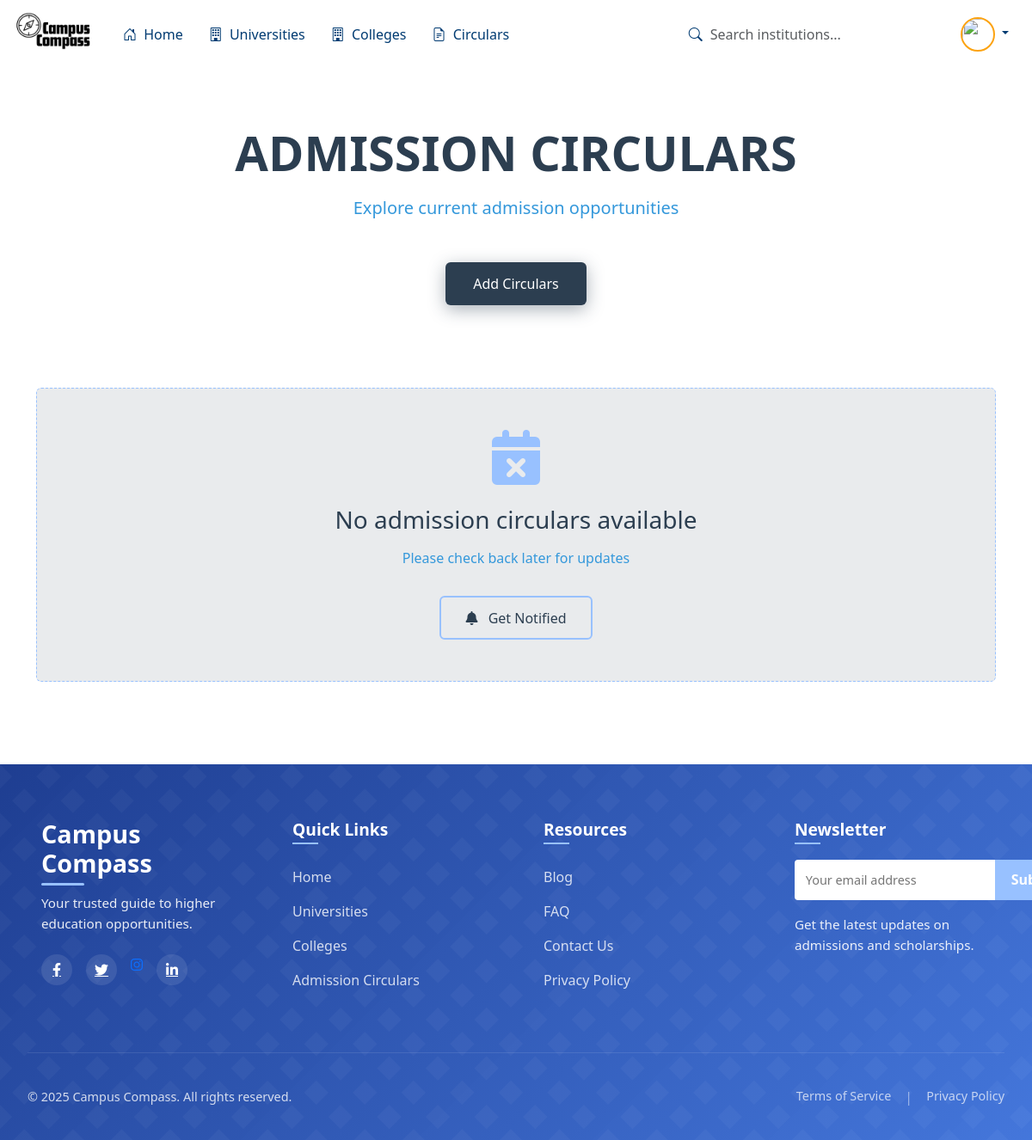
Before: /circulars/ with the older database file.
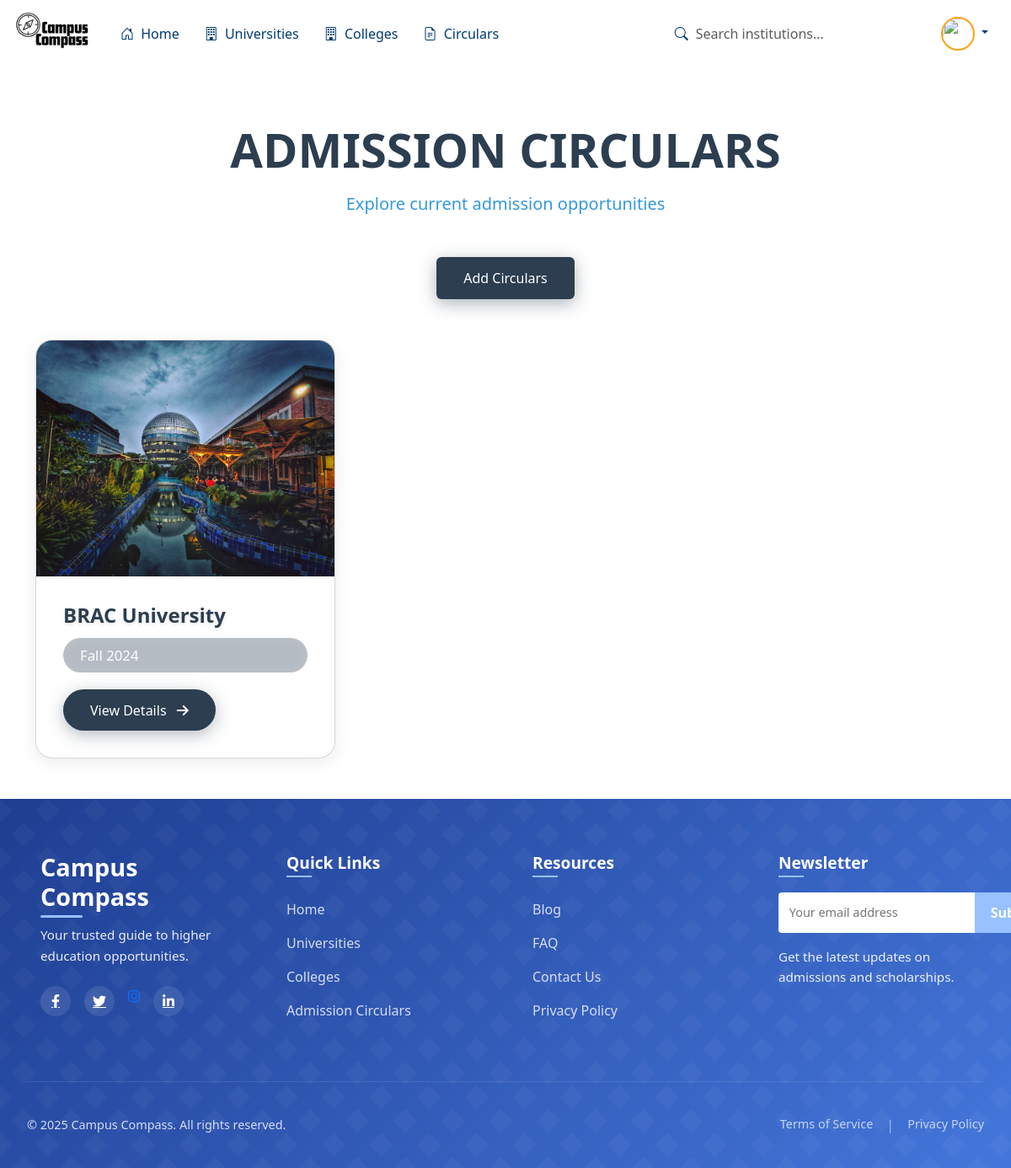
After: the same page with the newer database file.
### CC/models.py (models this page shows, shortened)
class InstituteInfo(models.Model):
    title = models.CharField(max_length=100)
    category = models.ForeignKey(Category, on_delete=models.CASCADE)
    description = models.TextField()
    location = models.CharField(max_length=100)
    nearby_hostels = models.CharField(max_length=100)
    rank = models.CharField(max_length=100)
    department = models.CharField(max_length=100)
    contact = models.TextField()
    status_choices = (
        ('Closed', 'Closed'),
        ('Apply', 'Apply')
    )
    status = models.CharField(max_length=50, choices=status_choices, default='Closed')

class InstituteImage(models.Model):
    institute = models.ForeignKey(InstituteInfo, on_delete=models.CASCADE, related_name="images")
    image = models.ImageField(upload_to='institutes/')

class Circular(models.Model):
    institute = models.ForeignKey(InstituteInfo, on_delete=models.CASCADE, related_name='circulars')
    title = models.CharField(max_length=200)
    image = models.ImageField(upload_to='circulars/')
    admission_period = models.CharField(max_length=100, default="Fall 2024")
    programs = models.TextField(default="Undergraduation")
    details = models.TextField()
    published_date = models.DateTimeField(default=timezone.now)
    is_active = models.BooleanField(default=True)

### CC/views.py (the view, shortened to what this page needs)
# urls.py: path('circulars/', CC_views.circulars, name='circulars'),
def circulars(request):
    has_is_active = hasattr(Circular, 'is_active')
    try:
        if has_is_active:
            institutes = InstituteInfo.objects.filter(circulars__is_active=True).distinct().prefetch_related('circulars')
        else:
            institutes = InstituteInfo.objects.filter(circulars__isnull=False).distinct().prefetch_related('circulars')
    except Exception as e:
        institutes = InstituteInfo.objects.filter(circulars__isnull=False).distinct().prefetch_related('circulars')
    return render(request, 'CC/circulars.html', {
        'institutes': institutes,
        'user': request.user,
        'has_is_active': has_is_active
    })

### Template/CC/circulars.html (shortened to what this page needs)
{% extends 'base.html' %}
{% load static %}
{% block content %}
<div id="particles-js"></div>
<div class="container py-5">
    <div class="text-center mb-5">
        <h1 class="display-4 fw-bold mb-3" style="color: var(--primary-blue);">
            ADMISSION CIRCULARS
        </h1>
        <p class="lead" style="color: var(--secondary-blue);">Explore current admission opportunities</p>
    </div>
    <div class="text-center mb-5">
        <a href="{% url 'upload_circular' %}" class="btn btn-primary">Add Circulars</a>
    </div>
    {% if institutes %}
    <div class="row g-4">
        {% for institute in institutes %}
            {% if institute.circulars.all %}
            {% with circular=institute.circulars.first %}
            <div class="col-md-6 col-lg-4">
                <div class="circular-card">
                    <div class="circular-image-container">
                        {% if institute.images.first %}
                        <img src="{{ institute.images.first.image.url }}" class="institute-image" alt="{{ institute.title }}">
                        {% else %}
                        <div class="h-100 d-flex align-items-center justify-content-center" style="background: var(--primary-blue);">
                            <i class="fas fa-image fa-3x text-white-50"></i>
                        </div>
                        {% endif %}
                    </div>
                    <div class="circular-content">
                        <h3 class="institute-title">{{ institute.title }}</h3>
                        <span class="admission-period">{{ circular.admission_period|default:"Admission Open" }}</span>
                        <button class="btn view-details-btn" data-bs-toggle="modal" data-bs-target="#circularModal{{ circular.id }}">
                            View Details <i class="fas fa-arrow-right ms-2"></i>
                        </button>
                    </div>
                </div>
            </div>
            {% endwith %}
            {% endif %}
        {% endfor %}
    </div>
    {% else %}
    <div class="text-center py-5">
        <div class="card" style="background: rgba(44, 62, 80, 0.1); border: 1px dashed var(--light-blue);">
            <div class="card-body py-5">
                <i class="fas fa-calendar-times fa-4x mb-4" style="color: var(--light-blue);"></i>
                <h3 class="mb-3" style="color: var(--primary-blue);">No admission circulars available</h3>
                <p style="color: var(--secondary-blue);">Please check back later for updates</p>
                <button class="btn btn-outline-light mt-3" style="border-color: var(--light-blue); color: var(--primary-blue);">
                    <i class="fas fa-bell me-2"></i> Get Notified
                </button>
            </div>
        </div>
    </div>
    {% endif %}
</div>
{% endblock %}

### Template/base.html (shortened to what this page needs)
<!DOCTYPE html>
<html lang="en">
<head>
    <link href="https://cdn.jsdelivr.net/npm/bootstrap@5.0.2/dist/css/bootstrap.min.css" rel="stylesheet">
        <link href="https://cdn.jsdelivr.net/npm/bootstrap@5.3.0/dist/css/bootstrap.min.css" rel="stylesheet">
        <link rel="stylesheet" href="https://cdn.jsdelivr.net/npm/bootstrap-icons@1.10.0/font/bootstrap-icons.css">
        <link rel="stylesheet" href="https://cdnjs.cloudflare.com/ajax/libs/font-awesome/6.4.0/css/all.min.css">
    <link rel="stylesheet" href="https://cdn.jsdelivr.net/npm/bootstrap-icons@1.10.0/font/bootstrap-icons.css">
    <link rel="stylesheet" href="https://cdnjs.cloudflare.com/ajax/libs/animate.css/4.1.1/animate.min.css">
        <link href="https://cdn.jsdelivr.net/npm/bootstrap@5.3.0/dist/css/bootstrap.min.css" rel="stylesheet">
        <link rel="stylesheet" href="https://cdn.jsdelivr.net/npm/bootstrap-icons@1.10.0/font/bootstrap-icons.css">
        <link rel="stylesheet" href="https://cdnjs.cloudflare.com/ajax/libs/animate.css/4.1.1/animate.min.css">
    {% load static %}
</head>
<body>
{% include 'navbar.html' %}
{% block content %}
{% endblock %}
</body>
{% include 'CC/footer.html' %}
</html>

### Template/navbar.html (shortened to what this page needs)
{% load static %}
<!DOCTYPE html>
<html lang="en">
<head>
    <link href="https://cdn.jsdelivr.net/npm/bootstrap@5.3.0/dist/css/bootstrap.min.css" rel="stylesheet">
    <link rel="stylesheet" href="https://cdn.jsdelivr.net/npm/bootstrap-icons@1.10.0/font/bootstrap-icons.css">
</head>
<body>
    <nav class="navbar navbar-expand-lg navbar-dark navbar-custom fixed-top">
        <div class="container-fluid">
            <a class="navbar-brand" href="{% url 'Home' %}">
                <img src="{% static 'Images/logo5.png' %}" alt="Campus Compass">
            </a>
            <div class="collapse navbar-collapse" id="navbarContent">
                <ul class="navbar-nav me-auto mb-2 mb-lg-0">
                    <li class="nav-item">
                        <a class="nav-link active" href="{% url 'Home' %}"><i class="bi bi-house-door me-1"></i> Home</a>
                    </li>
                    <li class="nav-item">
                        <a class="nav-link" href="{% url 'Universities' %}"><i class="bi bi-building me-1"></i> Universities</a>
                    </li>
                    <li class="nav-item">
                        <a class="nav-link" href="{% url 'Colleges' %}"><i class="bi bi-building me-1"></i> Colleges</a>
                    </li>
                    <li class="nav-item">
                        <a class="nav-link" href="{% url 'circulars' %}"><i class="bi bi-file-earmark-text me-1"></i> Circulars</a>
                    </li>
                </ul>
                <div class="d-flex align-items-center">
                    <form class="d-flex me-3" action="{% url 'search_results' %}" method="get">
                        <div class="search-container">
                            <i class="bi bi-search search-icon"></i>
                            <input class="form-control search-input" name="q" type="search" placeholder="Search institutions..." aria-label="Search">
                        </div>
                    </form>
                    <div class="dropdown">
                        <a class="nav-link dropdown-toggle" href="#" id="userDropdown" role="button" data-bs-toggle="dropdown" aria-expanded="false">
                            {% if user.is_authenticated and user.profile.profile_pic %}
                                <img src="{{ user.profile.profile_pic.url }}" class="user-avatar">
                            {% else %}
                                <img src="{% static 'Images/default-avatar.png' %}" class="user-avatar">
                            {% endif %}
                        </a>
                    </div>
                </div>
            </div>
        </div>
    </nav>
    <div class="container mt-5 pt-5">
    </div>
</body>
</html>

### Template/CC/footer.html (shortened to what this page needs)
<footer class="site-footer">
    <div class="footer-content">
        <div class="footer-section">
            <h3 class="footer-title">Campus Compass</h3>
            <p class="footer-text">Your trusted guide to higher education opportunities.</p>
            <div class="footer-social">
                <a href="https://www.facebook.com/profile.php?id=100010362366893" class="social-icon" aria-label="Facebook">
                    <i class="fab fa-facebook-f"></i>
                </a>
                <a href="#" class="social-icon" aria-label="Twitter">
                    <i class="fab fa-twitter"></i>
                </a>
                <a href="#" class="https://www.instagram.com/__depressune__/" aria-label="Instagram">
                    <i class="fab fa-instagram"></i>
                </a>
                <a href="https://www.linkedin.com/in/farhana-hoque-mahima-607939278/" class="social-icon" aria-label="LinkedIn">
                    <i class="fab fa-linkedin-in"></i>
                </a>
            </div>
        </div>
        <div class="footer-section">
            <h4 class="footer-subtitle">Quick Links</h4>
            <ul class="footer-links">
                <li><a href="/home/" class="footer-link">Home</a></li>
                <li><a href="/universities/" class="footer-link">Universities</a></li>
                <li><a href="/colleges/" class="footer-link">Colleges</a></li>
                <li><a href="/circulars/" class="footer-link">Admission Circulars</a></li>
            </ul>
        </div>
        <div class="footer-section">
            <h4 class="footer-subtitle">Resources</h4>
            <ul class="footer-links">
                <li><a href="/blog/" class="footer-link">Blog</a></li>
                <li><a href="/faq/" class="footer-link">FAQ</a></li>
                <li><a href="/contact/" class="footer-link">Contact Us</a></li>
                <li><a href="/privacy/" class="footer-link">Privacy Policy</a></li>
            </ul>
        </div>
        <div class="footer-section">
            <h4 class="footer-subtitle">Newsletter</h4>
            <form class="footer-newsletter">
                <input type="email" placeholder="Your email address" class="newsletter-input">
                <button type="submit" class="newsletter-btn">Subscribe</button>
            </form>
            <p class="footer-text">Get the latest updates on admissions and scholarships.</p>
        </div>
    </div>
    <div class="footer-bottom">
        <p class="copyright">&copy; <span id="year"></span> Campus Compass. All rights reserved.</p>
        <div class="footer-legal">
            <a href="/terms/" class="legal-link">Terms of Service</a>
            <span class="legal-separator">|</span>
            <a href="/privacy/" class="legal-link">Privacy Policy</a>
        </div>
    </div>
</footer>

### Template/base.html (style rules this page uses)
body { background-color: white; background-size: cover; background-position: center; background-attachment: fixed; background-repeat: no-repeat; color: white; }

### Template/navbar.html (style rules this page uses)
:root { --navbar-height: 80px; --text-color: #003b72;; --accent-color: #fca311; --accent-color2: #00000085; }
.navbar-custom { background: transparent !important; height: var(--navbar-height); }
.navbar-brand img { height: 100px; transition: all 0.3s ease; }
.nav-link { color: var(--text-color) !important; font-weight: 500; padding: 8px 15px !important; border-radius: 5px; transition: all 0.3s ease; }
.search-container { position: relative; width: 300px; background: transparent !important; }
.search-input { background: transparent !important; border: none !important; color: var(--text-color) !important; padding-left: 40px !important; border-radius: 50px !important; box-shadow: none !important; }
.search-icon { position: absolute; left: 15px; top: 50%; transform: translateY(-50%); color: var(--text-color); z-index: 10; }
.user-avatar { width: 40px; height: 40px; border-radius: 50%; object-fit: cover; border: 2px solid var(--accent-color); }

### Template/CC/circulars.html (style rules this page uses)
:root { --primary-blue: #2c3e50; --secondary-blue: #3498db; --light-blue: #98c1ff; --card-bg: rgba(255, 255, 255, 0.95); --card-border: rgba(44, 62, 80, 0.2); --text-dark: #2c3e50; --text-light: #7f8c8d; --shadow-light: 0 4px 20px rgba(0, 0, 0, 0.08); --shadow-hover: 0 12px 30px rgba(44, 62, 80, 0.2); --modal-bg: rgba(255, 255, 255, 0.98); --modal-border: rgba(44, 62, 80, 0.1); }
#particles-js { position: fixed; width: 100%; height: 100%; top: 0; left: 0; z-index: -1; background-color: white; }
.circular-card { background: var(--card-bg); backdrop-filter: blur(12px); border-radius: 20px; border: 1px solid var(--card-border); transition: all 0.4s cubic-bezier(0.175, 0.885, 0.32, 1.275); overflow: hidden; box-shadow: var(--shadow-light); height: 100%; display: flex; flex-direction: column; min-height: 450px; position: relative; z-index: 1; }
.circular-card::before { content: ''; position: absolute; top: 0; left: 0; right: 0; bottom: 0; background: linear-gradient( 135deg, rgba(44, 62, 80, 0.1) 0%, transparent 70% ); opacity: 0; transition: opacity 0.4s ease; z-index: -1; }
.circular-image-container { height: 280px; overflow: hidden; position: relative; }
.institute-image { width: 100%; height: 100%; object-fit: cover; transition: transform 0.7s ease; }
.circular-content { padding: 2rem; flex-grow: 1; display: flex; flex-direction: column; }
.institute-title { font-size: 1.5rem; font-weight: 600; margin-bottom: 0.75rem; color: var(--text-dark); text-shadow: 0 2px 5px rgba(0,0,0,0.1); }
.admission-period { font-size: 1.05rem; background: rgba(44, 62, 80, 0.35); color: white; display: inline-block; padding: 0.5rem 1.25rem; border-radius: 50px; margin-bottom: 1.25rem; backdrop-filter: blur(5px); box-shadow: inset 0 0 15px rgba(255,255,255,0.1); }
.view-details-btn { background: var(--primary-blue); color: white; border: none; border-radius: 50px; padding: 0.8rem 2rem; font-weight: 500; margin-top: auto; align-self: flex-start; transition: all 0.3s ease; box-shadow: 0 5px 20px rgba(44, 62, 80, 0.35); position: relative; overflow: hidden; }
.view-details-btn::before { content: ''; position: absolute; top: 0; left: -100%; width: 100%; height: 100%; background: linear-gradient( 90deg, transparent, rgba(255,255,255,0.25), transparent ); transition: 0.6s; }
.btn-primary { background: var(--primary-blue); border: none; padding: 0.8rem 2rem; font-weight: 500; transition: all 0.3s ease; position: relative; overflow: hidden; box-shadow: 0 5px 20px rgba(44, 62, 80, 0.4); color: white; }
@media (max-width: 1200px) { .circular-card { min-height: 420px; } }

Changed rows visible on the page:
added InstituteInfo: images.first.image (picture), title "BRAC University", circulars.first.admission_period "Fall 2024"
Other visible differences:
text no longer shown: "No admission circulars available Please check back later for updates Get Notified"
